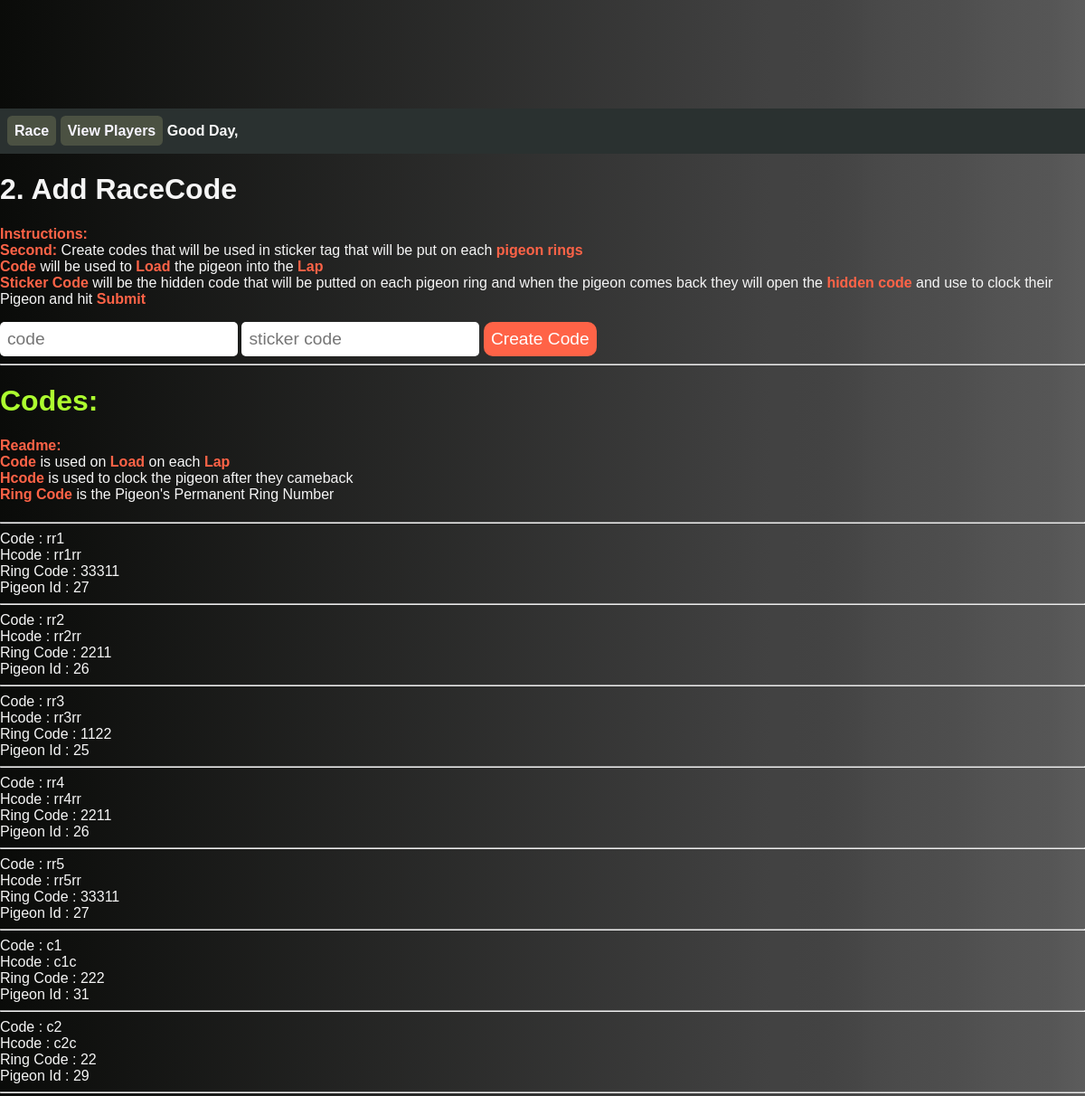
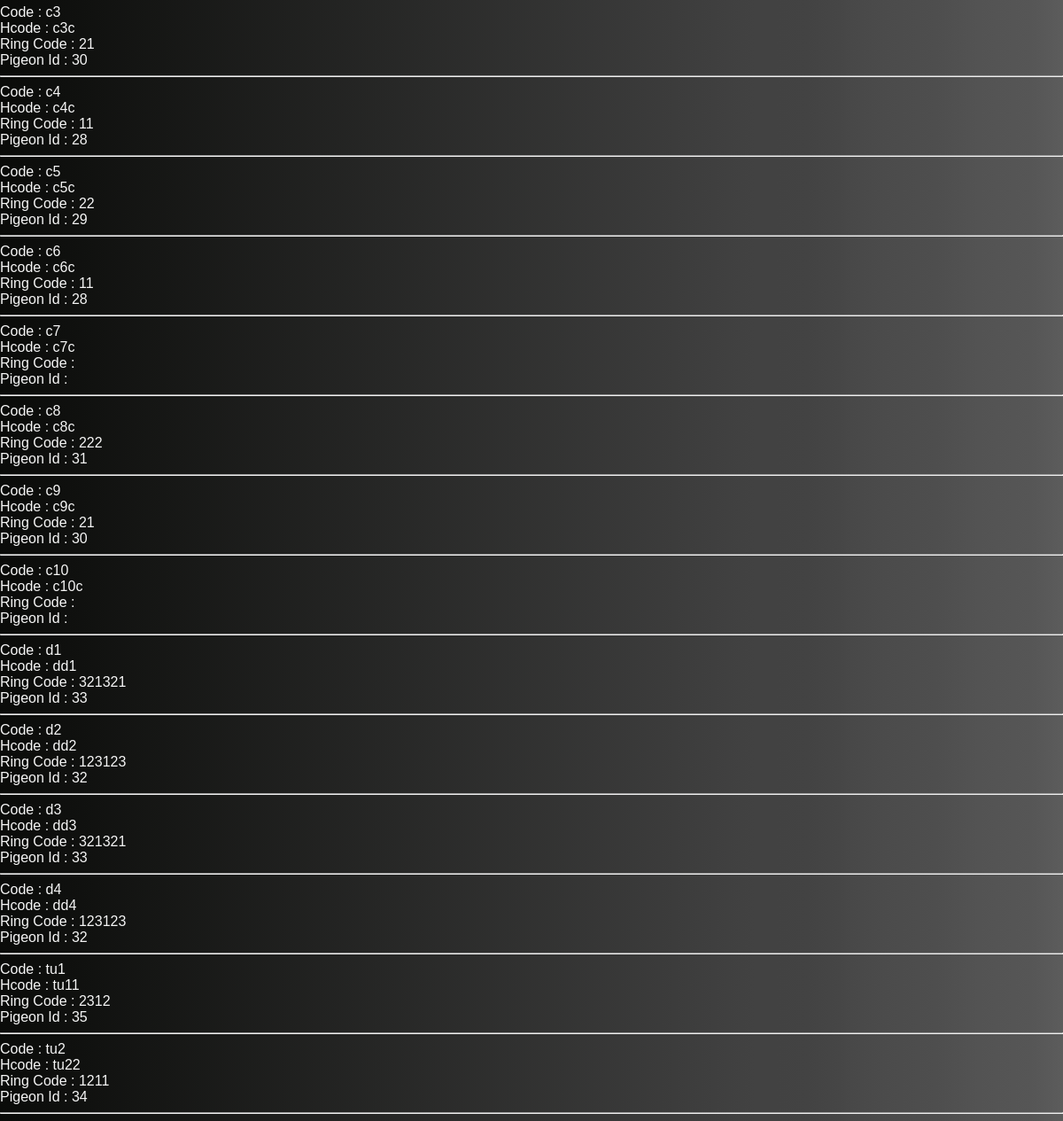
Page /g_pigeon_race/view_codes/ on the earlier database version (2 pictures, top to bottom).
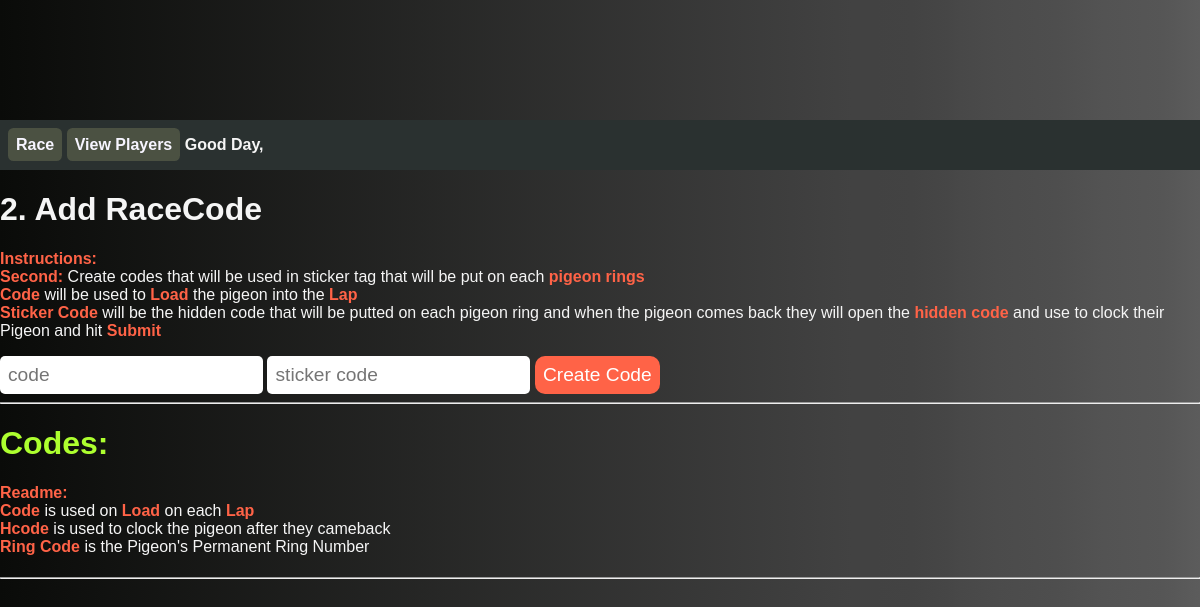
Same page on the later database version.
### g_pigeon_race/models.py (models this page shows)
class Code(models.Model):
    code = models.CharField(max_length=64)
    hcode = models.CharField(max_length=64)
    ring_code = models.CharField(max_length=64, blank=True)
    pigeon_id = models.CharField(max_length=65, blank=True)

### g_pigeon_race/views.py (the view)
# urls.py: path("view_codes/", views.view_codes, name="view_codes"),
def view_codes(request):
    cc = Code.objects.all()
    return render(request, "race/codes.html", {
        "cc": cc,
    })

### g_pigeon_race/context_processors.py (called while the page is built)
def add_variable_to_context(request):
    try:
        xx = User.objects.get(username=request.user.username)
        measurement = Measurement.objects.get(uid=xx.id)
        return {
            "measured":measurement
            }
    except:
        return {}

### user/context_processors.py (called while the page is built)
def add_variable_to_context(request):
    try:
        orders = Order.objects.filter(
            user=request.user).order_by('id').reverse()
        buyers = Order.objects.filter(
            owner=request.user, delivered=False).order_by('id').reverse()
        watches = Watchlist.objects.filter(user=request.user.username)
        closed = Closedbid.objects.filter(winner=request.user.username)
        watchlist = Watchlist.objects.filter(user=request.user.username)
        you_coins = User_Coins.objects.filter(user_id=request.user.id)
        return {
            'orders': len(orders),
            'buyers': len(buyers),
            'users': User.objects.all(),
            'closed': len(closed),
            'watches': watches,
            'wcount': len(watchlist),
            'your_coins': you_coins
        }
    except:
        return {}

### g_pigeon_race/templates/race/codes.html (shortened to what this page needs)
{% extends "race/layout.html" %}
{% block body %}
    <h1>2. Add RaceCode</h1>
    <p>
        <strong>Instructions: <br>Second:</strong>
        Create codes that will be used in sticker tag that will be put on each <strong>pigeon rings</strong>
        <br>
        <strong>Code</strong>
        will be used to <strong>Load</strong> the pigeon into the <strong>Lap</strong>
        <br>
        <strong>Sticker Code</strong>
        will be the hidden code that will be putted on each pigeon ring and when the pigeon comes back they will open the
        <strong>hidden code</strong>
        and use to clock their Pigeon
        and hit <strong>Submit</strong>
    </p>
    <form method="POST" action="{% url 'g_pigeon_race:add_code' csrf_token %}">
        <input name="code" required placeholder="code">
        <input name="hcode" required placeholder="sticker code">
        <input class="button" type="submit" value="Create Code">
    </form>
    <hr>
    <h1 style="color: greenyellow;">Codes: </h1>
        <p>
            <strong>Readme:</strong>
            <br>
            <strong>Code</strong>
            is used on <strong>Load</strong> on each <strong>Lap</strong>
            <br>
            <strong>Hcode</strong>
            is used to clock the pigeon after they cameback
            <br>
            <strong>Ring Code</strong>
            is the Pigeon's Permanent Ring Number
        </p>
<hr>
    {% for c in cc %}
        Code : {{c.code}}<br>
        Hcode : {{c.hcode}}<br>
        Ring Code : {{c.ring_code}}<br>
        Pigeon Id : {{c.pigeon_id}}<br>
        <hr>
    {%endfor %}
{%endblock %}

Differences in the rows shown:
removed Code: code "rr1", hcode "rr1rr", ring_code "33311", pigeon_id "27"
removed Code: code "rr2", hcode "rr2rr", ring_code "2211", pigeon_id "26"
removed Code: code "rr3", hcode "rr3rr", ring_code "1122", pigeon_id "25"
removed Code: code "rr4", hcode "rr4rr", ring_code "2211", pigeon_id "26"
removed Code: code "rr5", hcode "rr5rr", ring_code "33311", pigeon_id "27"
removed Code: code "c1", hcode "c1c", ring_code "222", pigeon_id "31"
removed Code: code "c2", hcode "c2c", ring_code "22", pigeon_id "29"
removed Code: code "c3", hcode "c3c", ring_code "21", pigeon_id "30"
removed Code: code "c4", hcode "c4c", ring_code "11", pigeon_id "28"
removed Code: code "c5", hcode "c5c", ring_code "22", pigeon_id "29"
removed Code: code "c6", hcode "c6c", ring_code "11", pigeon_id "28"
removed Code: code "c7", hcode "c7c"
removed Code: code "c8", hcode "c8c", ring_code "222", pigeon_id "31"
removed Code: code "c9", hcode "c9c", ring_code "21", pigeon_id "30"
removed Code: code "c10", hcode "c10c"
removed Code: code "d1", hcode "dd1", ring_code "321321", pigeon_id "33"
removed Code: code "d2", hcode "dd2", ring_code "123123", pigeon_id "32"
removed Code: code "d3", hcode "dd3", ring_code "321321", pigeon_id "33"
removed Code: code "d4", hcode "dd4", ring_code "123123", pigeon_id "32"
removed Code: code "tu1", hcode "tu11", ring_code "2312", pigeon_id "35"
removed Code: code "tu2", hcode "tu22", ring_code "1211", pigeon_id "34"
